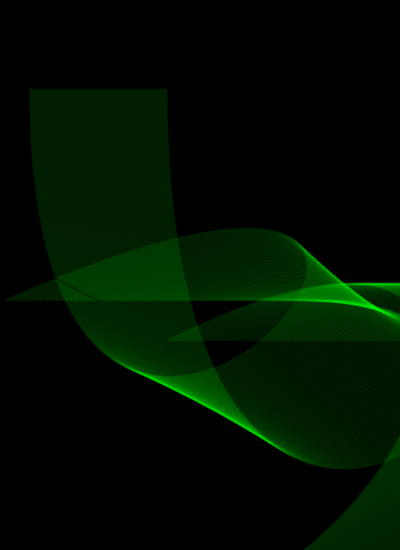
Frame 1 (no input)
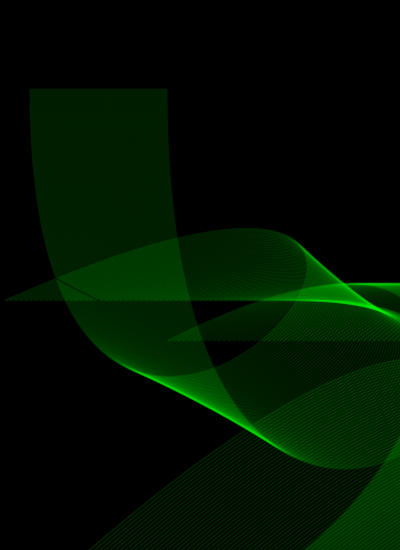
Frame 60 (the mouse pressed at the canvas centre just before this capture)
Frame 120 (the mouse held since frame 60 and released just before this capture): identical to frame 60, image omitted

The Processing sketch that drew these frames (run headless with seeded random() and noise(); from frame 60 on, the mouse is pressed at the canvas centre):

// Processing sketch: processing_32490
// ── processing_32490.pde

/* Includes */
// you needed this to access the library!
//import processing.pdf.*;

/* Variables */

int x1=5;
int y1=300;
int h =89;
int w=670;
int x2=340;
int y2=760;
int a=30;

/* function */

void setup(){
  size(400,550);
 // beginRecord(PDF, "AshD.pdf");
  background(0);
  noFill();
  stroke(0,255,0,30);
  smooth();
  
}

void draw(){
//first line of code
  if(y1<650){
  while (x1<350){
    strokeWeight(2);
   bezier(x1, y1, w, x1, a, y2, a, h);
  x1=x1+5;
  a=a+2;
  }
  x1=0;
  y1=y1*2;
 }
// second line of code   
    if(y1<650){
  while (x1<350){
    strokeWeight(2);
   bezier(x1, y1, x2, y2, w, h, a, x2);
  x1=x1+7;
  a=a+5;
  }
  x1=0;
  y1=y1+30;
 }
  
}
  /* void keyPressed() {
   if (key == 'q') {
   endRecord(); // end the recording when youve got everything you want but still inside the setup function
   exit(); 
   }
 }
  */
